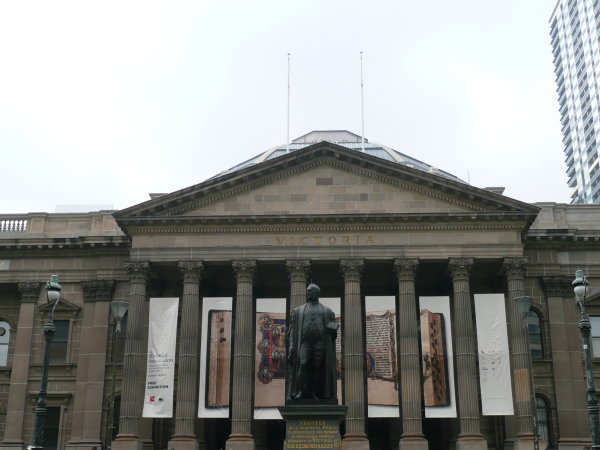
#> input picture Phase1/Data/Train/Set1/1.jpg, 600 x 450 px; its folder holds only this picture in this run
$ python -i Helper.py   (imports and definitions only)
#> lines starting #> are read from the running program, lines starting #| are printed output that depends on the picture; after the words box and inside, x2 and y2 are one past the last pixel; in counts of white or black regions, pixels touching at a corner belong together
#> further down, picture is the input picture: shape (450, 600, 3); mean B, G, R 144.3, 147.2, 145.6
#!/usr/env/bin python3

# Importing modules
import cv2
import numpy as np
import os


def readImageSet(ImageSet):
	return [os.path.join(ImageSet,  f) for f in sorted(os.listdir(ImageSet))]

def neighbors(a, radius, row_number, column_number):
	 return [[a[i][j] if  i >= 0 and i < len(a) and j >= 0 and j < len(a[0]) else 0
				for j in range(column_number-1-radius, column_number+radius)]
					for i in range(row_number-1-radius, row_number+radius)]

def remap(img, min_, max_):
	return cv2.normalize(np.float32(img), None, min_, max_, cv2.NORM_MINMAX)

def crop_image(Image):

    img = Image.copy()
    gray = cv2.cvtColor(img,cv2.COLOR_BGR2GRAY)

    _,thresh = cv2.threshold(gray,10,255,cv2.THRESH_BINARY)
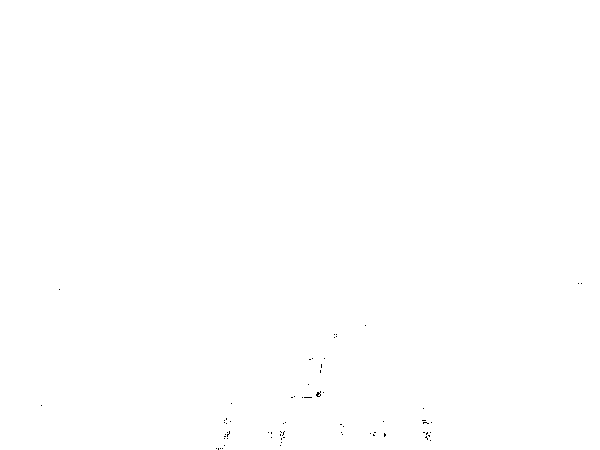
#> thresh: shape (450, 600); 99.9% white; black in thin lines or dots, all inside (x1, y1, x2, y2) = (41, 283, 582, 450)
    kernel = np.ones((5,5), np.uint8)
    thresh = cv2.morphologyEx(thresh, cv2.MORPH_CLOSE, kernel)
#> thresh: shape (450, 600); every value is 255
    thresh = cv2.morphologyEx(thresh, cv2.MORPH_OPEN, kernel)

    contours, _ = cv2.findContours(thresh, cv2.RETR_EXTERNAL, cv2.CHAIN_APPROX_SIMPLE)
#> contours = [[[0, 0], [0, 449], [599, 449], [599, 0]]]
    x,y,w,h = cv2.boundingRect(contours[len(contours)-1])
#> x = 0; y = 0; w = 600; h = 450
    crop = img[y:y+h,x:x+w]

    return crop

>>> import cv2
>>> picture = cv2.imread('../Data/Train/Set1/1.jpg')
>>> result = crop_image(picture)

$ run again, on Phase1/Data/Train/Set1/2.jpg
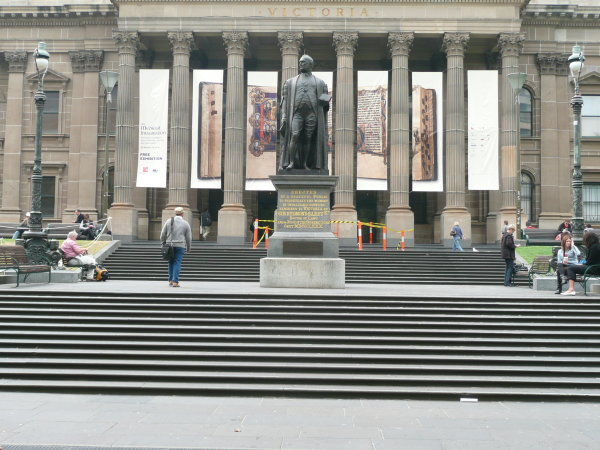
#> input picture Phase1/Data/Train/Set1/2.jpg, 600 x 450 px
#> picture is the input picture: shape (450, 600, 3); mean B, G, R 135.2, 141.3, 141.1
#> in crop_image, `gray = cv2.cvtColor(img,cv2.COLOR_BGR2GRAY)`:
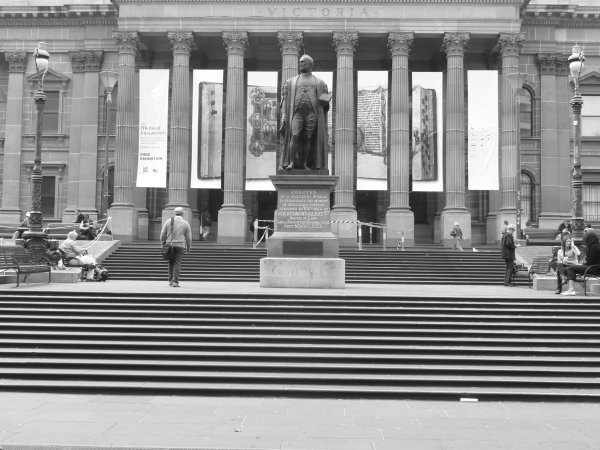
#> gray: shape (450, 600); min 8, max 255, mean 140.6
#> contours = [[[0, 0], [0, 449], [599, 449], [599, 0]]]
#> x = 0; w = 600; h = 450

$ run again, on Phase1/Data/Train/Set1/3.jpg
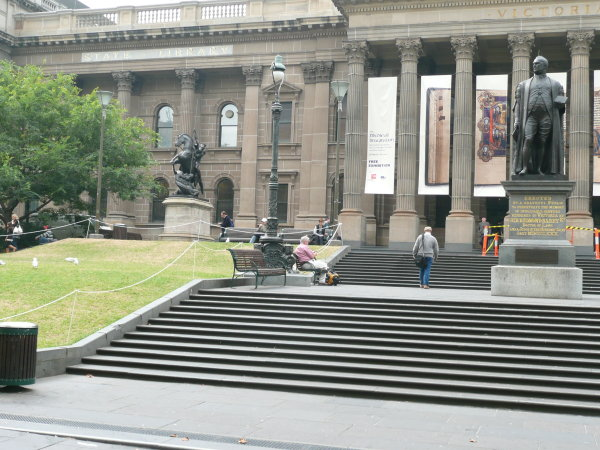
#> input picture Phase1/Data/Train/Set1/3.jpg, 600 x 450 px
#> picture is the input picture: shape (450, 600, 3); mean B, G, R 134.5, 145.3, 142.3
#> in crop_image, `gray = cv2.cvtColor(img,cv2.COLOR_BGR2GRAY)`:
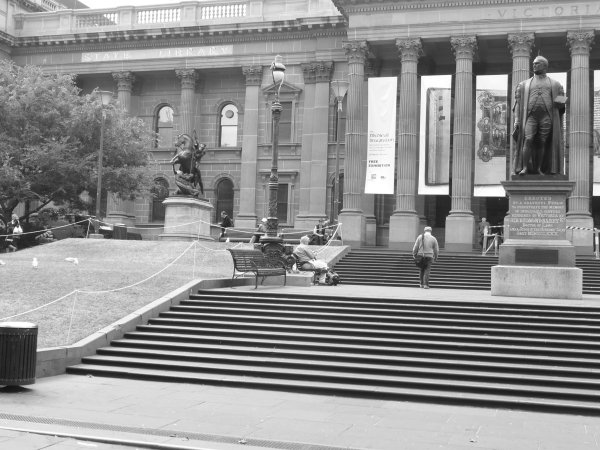
#> gray: shape (450, 600); min 5, max 255, mean 143.2
#> contours = [[[0, 0], [0, 449], [599, 449], [599, 0]]]
#> x = 0; w = 600; h = 450
